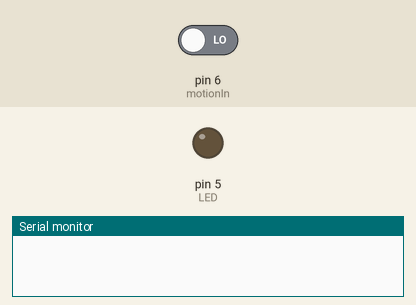
This sketch was run on a simulated Arduino Uno, built with avr-gcc and run on an emulated ATmega328P. On the bench: output pins drawn as LEDs (lit = HIGH), the last lines printed to the serial monitor. Dashed ring = blinking. The inputs (shaded band) are chosen by the test bench; at power-on: pin 6 (motionIn) LOW.

Above: at 1.2 s.
1.3 s: pin 6 (motionIn) driven HIGH
At 1.42 s:
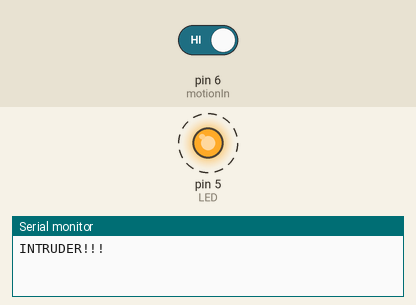
4.3 s: pin 6 (motionIn) driven LOW
At 4.8 s:
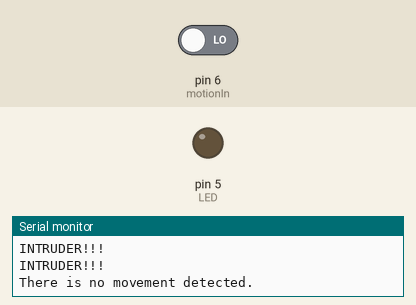
Timing chart, 0 to 7.3 s (numbered marks = the images above; inputs shaded):
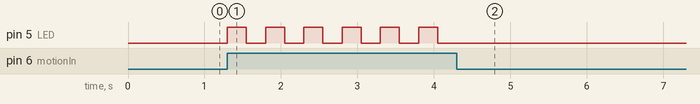

The sketch:

Thermo_Proto_2.ino
```cpp
/* These are defined and will be the pins allocated for our
 * LED and Motion Sensor output
 */
#define LED 5
#define motionIn 6

// Variables to hold state of motion sensor and val it produces
int motionState = LOW;
int val = 0;

// Function to blink LED while there is motion detected
void motionBlink(){
  digitalWrite(LED, HIGH);
  delay(250);
  digitalWrite(LED, LOW);
  delay(250);
}

void setup() {
  Serial.begin(9600);
  // Setting the pin allocated to LED as output and motion sensor as in
  pinMode(LED, OUTPUT);
  pinMode(motionIn, INPUT);
}

void loop() {
  // Reads our input from the sensor(LOW = no motion, HIGH = motion detected)
  val = digitalRead(motionIn);
  if(val == HIGH){
    digitalWrite(LED, HIGH);
    if(motionState == LOW){
      /* Motion sensor is set to retrigger so while there is motion
       * detected the "INTRUDER" message will be triggered and LED will blink
       */
      while(val == HIGH){
        Serial.println("INTRUDER!!!");
        motionBlink();
        val = digitalRead(motionIn);
      }
      motionState = HIGH;
    }
  }
  if(val == LOW){
    digitalWrite(LED, LOW);
    if(motionState == HIGH){
      Serial.println("There is no movement detected.");
      motionState = LOW;
    }
  }
}
```

Measured:
- after the input at 1.3 s, pin 5 (LED): alternates HIGH for 0.25 s and LOW for 0.25 s, starting at once
- after the input at 4.3 s, pin 5 (LED): stops changing and stays LOW
